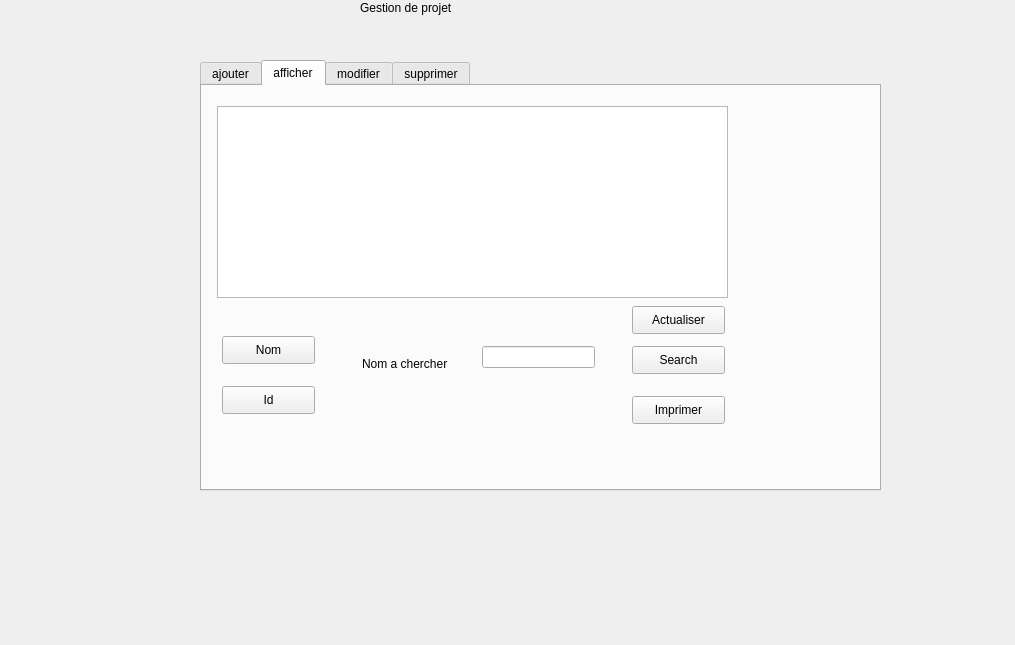
<?xml version="1.0" encoding="UTF-8"?>
<ui version="4.0">
 <class>gestionprojet</class>
 <widget class="QDialog" name="gestionprojet">
  <property name="geometry">
   <rect>
    <x>0</x>
    <y>0</y>
    <width>1015</width>
    <height>645</height>
   </rect>
  </property>
  <property name="windowTitle">
   <string>Dialog</string>
  </property>
  <widget class="QTabWidget" name="tabWidget">
   <property name="geometry">
    <rect>
     <x>200</x>
     <y>60</y>
     <width>681</width>
     <height>431</height>
    </rect>
   </property>
   <property name="currentIndex">
    <number>1</number>
   </property>
   <widget class="QWidget" name="tab">
    <attribute name="title">
     <string>ajouter</string>
    </attribute>
    <widget class="QLabel" name="label">
     <property name="geometry">
      <rect>
       <x>30</x>
       <y>20</y>
       <width>55</width>
       <height>16</height>
      </rect>
     </property>
     <property name="text">
      <string>Id projet</string>
     </property>
    </widget>
    <widget class="QLabel" name="label_2">
     <property name="geometry">
      <rect>
       <x>30</x>
       <y>70</y>
       <width>55</width>
       <height>16</height>
      </rect>
     </property>
     <property name="text">
      <string>Nom</string>
     </property>
    </widget>
    <widget class="QLabel" name="label_3">
     <property name="geometry">
      <rect>
       <x>30</x>
       <y>120</y>
       <width>101</width>
       <height>20</height>
      </rect>
     </property>
     <property name="text">
      <string>Emplacement</string>
     </property>
    </widget>
    <widget class="QLabel" name="label_4">
     <property name="geometry">
      <rect>
       <x>30</x>
       <y>170</y>
       <width>101</width>
       <height>20</height>
      </rect>
     </property>
     <property name="text">
      <string>Lieu</string>
     </property>
    </widget>
    <widget class="QLabel" name="label_5">
     <property name="geometry">
      <rect>
       <x>30</x>
       <y>220</y>
       <width>101</width>
       <height>20</height>
      </rect>
     </property>
     <property name="text">
      <string>Email</string>
     </property>
    </widget>
    <widget class="QLabel" name="label_6">
     <property name="geometry">
      <rect>
       <x>30</x>
       <y>260</y>
       <width>101</width>
       <height>20</height>
      </rect>
     </property>
     <property name="text">
      <string>Contenue </string>
     </property>
    </widget>
    <widget class="QLineEdit" name="id_p">
     <property name="geometry">
      <rect>
       <x>140</x>
       <y>20</y>
       <width>113</width>
       <height>22</height>
      </rect>
     </property>
    </widget>
    <widget class="QLineEdit" name="nom_p">
     <property name="geometry">
      <rect>
       <x>140</x>
       <y>70</y>
       <width>113</width>
       <height>22</height>
      </rect>
     </property>
    </widget>
    <widget class="QLineEdit" name="emplacement_p">
     <property name="geometry">
      <rect>
       <x>140</x>
       <y>120</y>
       <width>113</width>
       <height>22</height>
      </rect>
     </property>
    </widget>
    <widget class="QLineEdit" name="lieu_p">
     <property name="geometry">
      <rect>
       <x>140</x>
       <y>160</y>
       <width>113</width>
       <height>22</height>
      </rect>
     </property>
    </widget>
    <widget class="QLineEdit" name="email_p">
     <property name="geometry">
      <rect>
       <x>140</x>
       <y>210</y>
       <width>113</width>
       <height>22</height>
      </rect>
     </property>
    </widget>
    <widget class="QLineEdit" name="contenue_p">
     <property name="geometry">
      <rect>
       <x>140</x>
       <y>260</y>
       <width>113</width>
       <height>22</height>
      </rect>
     </property>
    </widget>
    <widget class="QPushButton" name="pushButton">
     <property name="geometry">
      <rect>
       <x>430</x>
       <y>300</y>
       <width>93</width>
       <height>28</height>
      </rect>
     </property>
     <property name="text">
      <string>Ajouter</string>
     </property>
    </widget>
    <widget class="QLabel" name="label_7">
     <property name="geometry">
      <rect>
       <x>30</x>
       <y>300</y>
       <width>101</width>
       <height>20</height>
      </rect>
     </property>
     <property name="text">
      <string>Description</string>
     </property>
    </widget>
    <widget class="QLineEdit" name="desc_p">
     <property name="geometry">
      <rect>
       <x>140</x>
       <y>300</y>
       <width>261</width>
       <height>22</height>
      </rect>
     </property>
    </widget>
   </widget>
   <widget class="QWidget" name="tab_2">
    <attribute name="title">
     <string>afficher</string>
    </attribute>
    <widget class="QTableView" name="tabp">
     <property name="geometry">
      <rect>
       <x>15</x>
       <y>20</y>
       <width>511</width>
       <height>192</height>
      </rect>
     </property>
    </widget>
    <widget class="QPushButton" name="btn_refreshp">
     <property name="geometry">
      <rect>
       <x>430</x>
       <y>220</y>
       <width>93</width>
       <height>28</height>
      </rect>
     </property>
     <property name="text">
      <string>Actualiser</string>
     </property>
    </widget>
    <widget class="QPushButton" name="btn_tri_nom_p">
     <property name="geometry">
      <rect>
       <x>20</x>
       <y>250</y>
       <width>93</width>
       <height>28</height>
      </rect>
     </property>
     <property name="text">
      <string>Nom</string>
     </property>
    </widget>
    <widget class="QPushButton" name="btn_tri_id_p">
     <property name="geometry">
      <rect>
       <x>20</x>
       <y>300</y>
       <width>93</width>
       <height>28</height>
      </rect>
     </property>
     <property name="text">
      <string>Id</string>
     </property>
    </widget>
    <widget class="QPushButton" name="btn_pdf_p">
     <property name="geometry">
      <rect>
       <x>430</x>
       <y>310</y>
       <width>93</width>
       <height>28</height>
      </rect>
     </property>
     <property name="text">
      <string>Imprimer</string>
     </property>
    </widget>
    <widget class="QLabel" name="label_9">
     <property name="geometry">
      <rect>
       <x>160</x>
       <y>270</y>
       <width>111</width>
       <height>16</height>
      </rect>
     </property>
     <property name="text">
      <string>Nom a chercher</string>
     </property>
    </widget>
    <widget class="QLineEdit" name="lineEdit">
     <property name="geometry">
      <rect>
       <x>280</x>
       <y>260</y>
       <width>113</width>
       <height>22</height>
      </rect>
     </property>
    </widget>
    <widget class="QPushButton" name="btn_rechercher_p">
     <property name="geometry">
      <rect>
       <x>430</x>
       <y>260</y>
       <width>93</width>
       <height>28</height>
      </rect>
     </property>
     <property name="text">
      <string>Search</string>
     </property>
    </widget>
   </widget>
   <widget class="QWidget" name="tab_3">
    <attribute name="title">
     <string>modifier</string>
    </attribute>
    <widget class="QLineEdit" name="nv_nom_p">
     <property name="geometry">
      <rect>
       <x>180</x>
       <y>60</y>
       <width>113</width>
       <height>22</height>
      </rect>
     </property>
     <property name="text">
      <string/>
     </property>
    </widget>
    <widget class="QLineEdit" name="nv_emplacement_p">
     <property name="geometry">
      <rect>
       <x>180</x>
       <y>110</y>
       <width>113</width>
       <height>22</height>
      </rect>
     </property>
     <property name="text">
      <string/>
     </property>
    </widget>
    <widget class="QLabel" name="label_11">
     <property name="geometry">
      <rect>
       <x>40</x>
       <y>110</y>
       <width>151</width>
       <height>20</height>
      </rect>
     </property>
     <property name="text">
      <string>nouveau Emplacement</string>
     </property>
    </widget>
    <widget class="QLabel" name="label_12">
     <property name="geometry">
      <rect>
       <x>40</x>
       <y>300</y>
       <width>101</width>
       <height>20</height>
      </rect>
     </property>
     <property name="text">
      <string>Description</string>
     </property>
    </widget>
    <widget class="QLabel" name="label_13">
     <property name="geometry">
      <rect>
       <x>40</x>
       <y>20</y>
       <width>131</width>
       <height>16</height>
      </rect>
     </property>
     <property name="text">
      <string>Id projet à modifier</string>
     </property>
    </widget>
    <widget class="QLabel" name="label_14">
     <property name="geometry">
      <rect>
       <x>40</x>
       <y>60</y>
       <width>101</width>
       <height>16</height>
      </rect>
     </property>
     <property name="text">
      <string>nouveau nom</string>
     </property>
    </widget>
    <widget class="QLineEdit" name="id_p_modif">
     <property name="geometry">
      <rect>
       <x>180</x>
       <y>20</y>
       <width>113</width>
       <height>22</height>
      </rect>
     </property>
     <property name="text">
      <string/>
     </property>
    </widget>
    <widget class="QLineEdit" name="nv_email_p">
     <property name="geometry">
      <rect>
       <x>180</x>
       <y>200</y>
       <width>113</width>
       <height>22</height>
      </rect>
     </property>
     <property name="text">
      <string/>
     </property>
    </widget>
    <widget class="QLabel" name="label_15">
     <property name="geometry">
      <rect>
       <x>40</x>
       <y>260</y>
       <width>101</width>
       <height>20</height>
      </rect>
     </property>
     <property name="text">
      <string>Contenue </string>
     </property>
    </widget>
    <widget class="QLineEdit" name="nv_desc_p">
     <property name="geometry">
      <rect>
       <x>180</x>
       <y>300</y>
       <width>261</width>
       <height>22</height>
      </rect>
     </property>
     <property name="text">
      <string/>
     </property>
    </widget>
    <widget class="QLineEdit" name="nv_contenue_p">
     <property name="geometry">
      <rect>
       <x>180</x>
       <y>250</y>
       <width>113</width>
       <height>22</height>
      </rect>
     </property>
     <property name="text">
      <string/>
     </property>
    </widget>
    <widget class="QLabel" name="label_16">
     <property name="geometry">
      <rect>
       <x>40</x>
       <y>170</y>
       <width>101</width>
       <height>20</height>
      </rect>
     </property>
     <property name="text">
      <string>Lieu</string>
     </property>
    </widget>
    <widget class="QLabel" name="label_17">
     <property name="geometry">
      <rect>
       <x>40</x>
       <y>220</y>
       <width>101</width>
       <height>20</height>
      </rect>
     </property>
     <property name="text">
      <string>Email</string>
     </property>
    </widget>
    <widget class="QLineEdit" name="nv_lieu_p">
     <property name="geometry">
      <rect>
       <x>180</x>
       <y>160</y>
       <width>113</width>
       <height>22</height>
      </rect>
     </property>
     <property name="text">
      <string/>
     </property>
    </widget>
    <widget class="QPushButton" name="btn_modifier_p">
     <property name="geometry">
      <rect>
       <x>510</x>
       <y>340</y>
       <width>93</width>
       <height>28</height>
      </rect>
     </property>
     <property name="text">
      <string>Modifier</string>
     </property>
    </widget>
   </widget>
   <widget class="QWidget" name="tab_4">
    <attribute name="title">
     <string>supprimer</string>
    </attribute>
    <widget class="QLabel" name="label_10">
     <property name="geometry">
      <rect>
       <x>40</x>
       <y>140</y>
       <width>171</width>
       <height>16</height>
      </rect>
     </property>
     <property name="text">
      <string>Id du projet à supprimer</string>
     </property>
    </widget>
    <widget class="QPushButton" name="btn_supprimer_p">
     <property name="geometry">
      <rect>
       <x>380</x>
       <y>260</y>
       <width>93</width>
       <height>28</height>
      </rect>
     </property>
     <property name="text">
      <string>Supprimer</string>
     </property>
    </widget>
    <widget class="QLineEdit" name="id_a_supprimer_p">
     <property name="geometry">
      <rect>
       <x>230</x>
       <y>140</y>
       <width>113</width>
       <height>22</height>
      </rect>
     </property>
    </widget>
   </widget>
  </widget>
  <widget class="QLabel" name="label_8">
   <property name="geometry">
    <rect>
     <x>360</x>
     <y>0</y>
     <width>461</width>
     <height>16</height>
    </rect>
   </property>
   <property name="text">
    <string>Gestion de projet</string>
   </property>
  </widget>
 </widget>
 <resources/>
 <connections/>
</ui>
